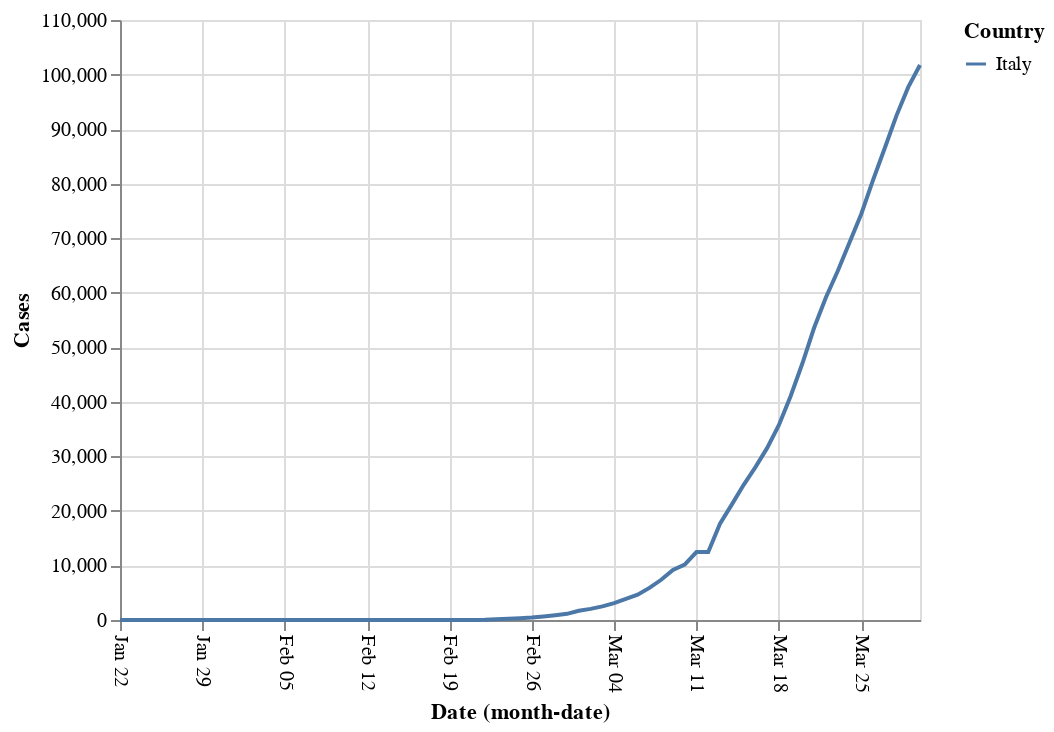

The notebook cell this image was saved under:
### Code cell
alt.Chart(covid19[covid19.Country.isin(['Italy'])]
         ).mark_line().encode(x=alt.X('monthdate(Date)', 
                                                  axis=alt.Axis(labelAngle=90)), 
                                         y='Cases', color='Country')

### Figure 1 — Vega-Lite specification as saved in the notebook (floating-point values rounded to 4 significant figures)
{"config": {"view": {"continuousWidth": 400, "continuousHeight": 300}}, "data": {"name": "data-6500172da2ce3045979dadb9480449ad"}, "mark": "line", "encoding": {"color": {"type": "nominal", "field": "Country"}, "x": {"type": "temporal", "axis": {"labelAngle": 90}, "field": "Date", "timeUnit": "monthdate"}, "y": {"type": "quantitative", "field": "Cases"}}, "$schema": "https://vega.github.io/schema/vega-lite/v4.0.2.json", "datasets": {"data-6500172da2ce3045979dadb9480449ad": [{"Country": "Italy", "Cases": 0, "Date": "2020-01-22T00:00:00"}, {"Country": "Italy", "Cases": 0, "Date": "2020-01-23T00:00:00"}, {"Country": "Italy", "Cases": 0, "Date": "2020-01-24T00:00:00"}, {"Country": "Italy", "Cases": 0, "Date": "2020-01-25T00:00:00"}, {"Country": "Italy", "Cases": 0, "Date": "2020-01-26T00:00:00"}, {"Country": "Italy", "Cases": 0, "Date": "2020-01-27T00:00:00"}, {"Country": "Italy", "Cases": 0, "Date": "2020-01-28T00:00:00"}, {"Country": "Italy", "Cases": 0, "Date": "2020-01-29T00:00:00"}, {"Country": "Italy", "Cases": 0, "Date": "2020-01-30T00:00:00"}, {"Country": "Italy", "Cases": 2, "Date": "2020-01-31T00:00:00"}, {"Country": "Italy", "Cases": 2, "Date": "2020-02-01T00:00:00"}, {"Country": "Italy", "Cases": 2, "Date": "2020-02-02T00:00:00"}, {"Country": "Italy", "Cases": 2, "Date": "2020-02-03T00:00:00"}, {"Country": "Italy", "Cases": 2, "Date": "2020-02-04T00:00:00"}, {"Country": "Italy", "Cases": 2, "Date": "2020-02-05T00:00:00"}, {"Country": "Italy", "Cases": 2, "Date": "2020-02-06T00:00:00"}, {"Country": "Italy", "Cases": 3, "Date": "2020-02-07T00:00:00"}, {"Country": "Italy", "Cases": 3, "Date": "2020-02-08T00:00:00"}, {"Country": "Italy", "Cases": 3, "Date": "2020-02-09T00:00:00"}, {"Country": "Italy", "Cases": 3, "Date": "2020-02-10T00:00:00"}, {"Country": "Italy", "Cases": 3, "Date": "2020-02-11T00:00:00"}, {"Country": "Italy", "Cases": 3, "Date": "2020-02-12T00:00:00"}, {"Country": "Italy", "Cases": 3, "Date": "2020-02-13T00:00:00"}, {"Country": "Italy", "Cases": 3, "Date": "2020-02-14T00:00:00"}, {"Country": "Italy", "Cases": 3, "Date": "2020-02-15T00:00:00"}, {"Country": "Italy", "Cases": 3, "Date": "2020-02-16T00:00:00"}, {"Country": "Italy", "Cases": 3, "Date": "2020-02-17T00:00:00"}, {"Country": "Italy", "Cases": 3, "Date": "2020-02-18T00:00:00"}, {"Country": "Italy", "Cases": 3, "Date": "2020-02-19T00:00:00"}, {"Country": "Italy", "Cases": 3, "Date": "2020-02-20T00:00:00"}, {"Country": "Italy", "Cases": 20, "Date": "2020-02-21T00:00:00"}, {"Country": "Italy", "Cases": 62, "Date": "2020-02-22T00:00:00"}, {"Country": "Italy", "Cases": 155, "Date": "2020-02-23T00:00:00"}, {"Country": "Italy", "Cases": 229, "Date": "2020-02-24T00:00:00"}, {"Country": "Italy", "Cases": 322, "Date": "2020-02-25T00:00:00"}, {"Country": "Italy", "Cases": 453, "Date": "2020-02-26T00:00:00"}, {"Country": "Italy", "Cases": 655, "Date": "2020-02-27T00:00:00"}, {"Country": "Italy", "Cases": 888, "Date": "2020-02-28T00:00:00"}, {"Country": "Italy", "Cases": 1128, "Date": "2020-02-29T00:00:00"}, {"Country": "Italy", "Cases": 1694, "Date": "2020-03-01T00:00:00"}, {"Country": "Italy", "Cases": 2036, "Date": "2020-03-02T00:00:00"}, {"Country": "Italy", "Cases": 2502, "Date": "2020-03-03T00:00:00"}, {"Country": "Italy", "Cases": 3089, "Date": "2020-03-04T00:00:00"}, {"Country": "Italy", "Cases": 3858, "Date": "2020-03-05T00:00:00"}, {"Country": "Italy", "Cases": 4636, "Date": "2020-03-06T00:00:00"}, {"Country": "Italy", "Cases": 5883, "Date": "2020-03-07T00:00:00"}, {"Country": "Italy", "Cases": 7375, "Date": "2020-03-08T00:00:00"}, {"Country": "Italy", "Cases": 9172, "Date": "2020-03-09T00:00:00"}, {"Country": "Italy", "Cases": 10149, "Date": "2020-03-10T00:00:00"}, {"Country": "Italy", "Cases": 12462, "Date": "2020-03-11T00:00:00"}, {"Country": "Italy", "Cases": 12462, "Date": "2020-03-12T00:00:00"}, {"Country": "Italy", "Cases": 17660, "Date": "2020-03-13T00:00:00"}, {"Country": "Italy", "Cases": 21157, "Date": "2020-03-14T00:00:00"}, {"Country": "Italy", "Cases": 24747, "Date": "2020-03-15T00:00:00"}, {"Country": "Italy", "Cases": 27980, "Date": "2020-03-16T00:00:00"}, {"Country": "Italy", "Cases": 31506, "Date": "2020-03-17T00:00:00"}, {"Country": "Italy", "Cases": 35713, "Date": "2020-03-18T00:00:00"}, {"Country": "Italy", "Cases": 41035, "Date": "2020-03-19T00:00:00"}, {"Country": "Italy", "Cases": 47021, "Date": "2020-03-20T00:00:00"}, {"Country": "Italy", "Cases": 53578, "Date": "2020-03-21T00:00:00"}, {"Country": "Italy", "Cases": 59138, "Date": "2020-03-22T00:00:00"}, {"Country": "Italy", "Cases": 63927, "Date": "2020-03-23T00:00:00"}, {"Country": "Italy", "Cases": 69176, "Date": "2020-03-24T00:00:00"}, {"Country": "Italy", "Cases": 74386, "Date": "2020-03-25T00:00:00"}, {"Country": "Italy", "Cases": 80589, "Date": "2020-03-26T00:00:00"}, {"Country": "Italy", "Cases": 86498, "Date": "2020-03-27T00:00:00"}, {"Country": "Italy", "Cases": 92472, "Date": "2020-03-28T00:00:00"}, {"Country": "Italy", "Cases": 97689, "Date": "2020-03-29T00:00:00"}, {"Country": "Italy", "Cases": 101739, "Date": "2020-03-30T00:00:00"}]}}
